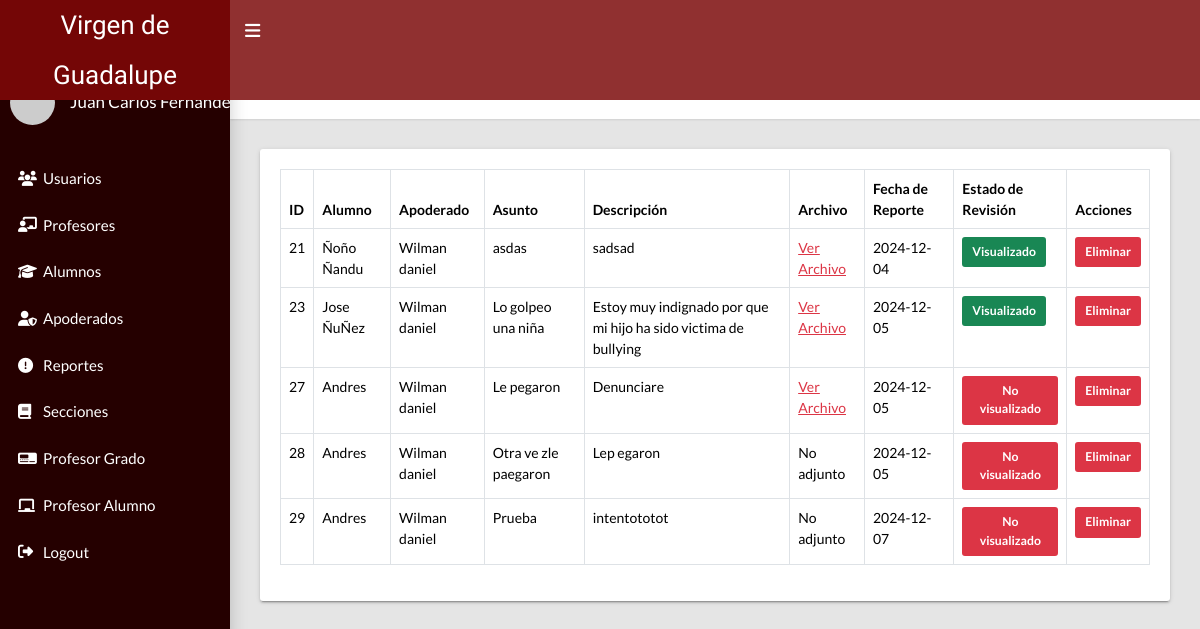
The app's page /administrador/admin_reportes.php (signed in) with its own data.
### tables this page shows
CREATE TABLE `reportes_bullying` (
  `reporte_id` int(11) NOT NULL,
  `apoderado_id` int(11) DEFAULT NULL,
  `alumno_id` int(11) DEFAULT NULL,
  `asunto` varchar(255) DEFAULT NULL,
  `descripcion` text DEFAULT NULL,
  `archivo` varchar(255) DEFAULT NULL,
  `fecha_reporte` date DEFAULT NULL,
  `reporte_visto` enum('visualizado','no visualizado') DEFAULT 'no visualizado'
);

CREATE TABLE `alumnos` (
  `alumno_id` int(11) NOT NULL,
  `nombre_alumno` varchar(100) NOT NULL,
  `edad` int(11) NOT NULL,
  `direccion` varchar(100) NOT NULL,
  `documento` varchar(20) NOT NULL,
  `apoderado_id` int(11) NOT NULL,
  `fecha_nac` date NOT NULL,
  `fecha_registro` date NOT NULL,
  `estado` int(11) NOT NULL DEFAULT 1
);

CREATE TABLE `apoderado` (
  `apoderado_id` int(11) NOT NULL,
  `nombre_apoderado` varchar(100) NOT NULL,
  `direccion` varchar(100) NOT NULL,
  `documento` varchar(20) NOT NULL,
  `clave` varchar(255) NOT NULL,
  `telefono` bigint(20) NOT NULL,
  `correo` varchar(100) NOT NULL,
  `estado` int(11) NOT NULL DEFAULT 1
);

### administrador/admin_reportes.php (the view, shortened to what this page needs)
<?php
require_once 'includes/header.php';
require_once '../includes/conexion.php';
$sqlReportes = "SELECT r.*, a.nombre_alumno, ap.nombre_apoderado FROM reportes_bullying r
JOIN alumnos a ON r.alumno_id = a.alumno_id
JOIN apoderado ap ON r.apoderado_id = ap.apoderado_id";
$queryReportes = $pdo->prepare($sqlReportes);
$queryReportes->execute();
$reportes = $queryReportes->fetchAll(PDO::FETCH_ASSOC);
?>
<main class="app-content">
    <div class="app-title">
        <div>
            <h1><i class="bi bi-flag"></i> Administración de Reportes de Bullying</h1>
        </div>
    </div>
    <div class="row">
        <div class="col-md-12">
            <div class="tile">
                <div class="tile-body">
                    <table class="table table-bordered">
                        <thead>
                            <tr>
                                <th>ID</th>
                                <th>Alumno</th>
                                <th>Apoderado</th>
                                <th>Asunto</th>
                                <th>Descripción</th>
                                <th>Archivo</th>
                                <th>Fecha de Reporte</th>
                                <th>Estado de Revisión</th>
                                <th>Acciones</th>
                            </tr>
                        </thead>
                        <tbody>
                            <?php foreach ($reportes as $reporte) { ?>
                                <tr>
                                    <td><?= $reporte['reporte_id']; ?></td>
                                    <td><?= $reporte['nombre_alumno']; ?></td>
                                    <td><?= $reporte['nombre_apoderado']; ?></td>
                                    <td><?= $reporte['asunto']; ?></td>
                                    <td><?= $reporte['descripcion']; ?></td>
                                    <td>
                                        <?php if ($reporte['archivo']) { ?>
                                            <a href="../uploads/<?= $reporte['archivo']; ?>" target="_blank">Ver Archivo</a>
                                        <?php } else { ?>
                                            No adjunto
                                        <?php } ?>
                                    </td>
                                    <td><?= $reporte['fecha_reporte']; ?></td>
                                    <td>
                                        <button class="btn btn-sm <?= $reporte['reporte_visto'] === 'no visualizado' ? 'btn-danger' : 'btn-success' ?>"
                                                onclick="actualizarEstadoReporte(<?= $reporte['reporte_id']; ?>, '<?= $reporte['reporte_visto'] === 'no visualizado' ? 'visualizado' : 'no visualizado' ?>')">
                                            <?= ucfirst($reporte['reporte_visto'] === 'no visualizado' ? 'no visualizado' : 'visualizado') ?>
                                        </button>
                                    </td>
                                    <td>
                                        <button class="btn btn-danger btn-sm" onclick="eliminarReporte(<?= $reporte['reporte_id'] ?>)">Eliminar</button>
                                    </td>
                                </tr>
                            <?php } ?>
                        </tbody>
                    </table>
                </div>
            </div>
        </div>
    </div>
</main>
<?php
require_once 'includes/footer.php';
?>

### administrador/css/styleadmin.css (style rules this page uses)
a { color: #dc3545; }

### records on screen
reportes_bullying: reporte_id "21", alumno.nombre_alumno "Ñoño Ñandu", apoderado.nombre_apoderado "Wilman daniel", asunto "asdas", descripcion "sadsad", fecha_reporte "2024-12-04", reporte_visto "Visualizado"
reportes_bullying: reporte_id "23", alumno.nombre_alumno "Jose ÑuÑez", apoderado.nombre_apoderado "Wilman daniel", asunto "Lo golpeo una niña", descripcion "Estoy muy indignado por que mi hijo ha sido victima de bullying", fecha_reporte "2024-12-05", reporte_visto "Visualizado"
reportes_bullying: reporte_id "27", alumno.nombre_alumno "Andres", apoderado.nombre_apoderado "Wilman daniel", asunto "Le pegaron", descripcion "Denunciare", fecha_reporte "2024-12-05", reporte_visto "No visualizado"
reportes_bullying: reporte_id "28", alumno.nombre_alumno "Andres", apoderado.nombre_apoderado "Wilman daniel", asunto "Otra ve zle paegaron", descripcion "Lep egaron", archivo "No adjunto", fecha_reporte "2024-12-05", reporte_visto "No visualizado"
reportes_bullying: reporte_id "29", alumno.nombre_alumno "Andres", apoderado.nombre_apoderado "Wilman daniel", asunto "Prueba", descripcion "intentototot", archivo "No adjunto", fecha_reporte "2024-12-07", reporte_visto "No visualizado"

### other values on screen
$_SESSION['nombre'] "Juan Carlos…"
